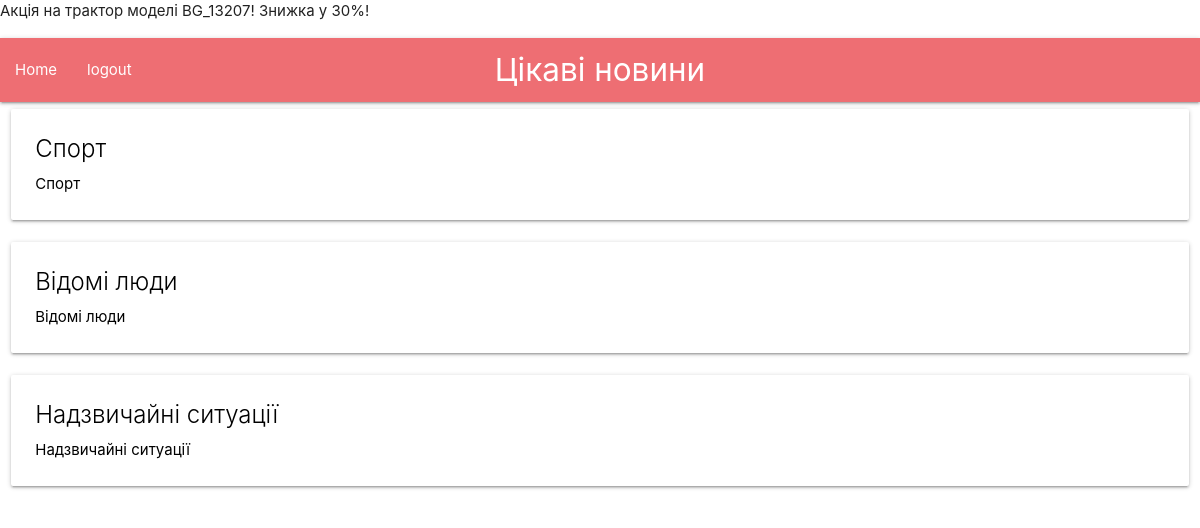
The app's page / (signed in) with its own data.
### main/models.py (models this page shows, shortened)
class Categories(models.Model):
	name = models.CharField(max_length = 50, null=False)
	summury = models.CharField(max_length = 200)
	url_slug = models.CharField(max_length = 30, null=False)

### main/views.py (the view)
# urls.py: path("", views.show_categories, name='home'),
def show_categories(request):
    return render(request, "main/categories.html",{'category': Categories.objects.all})

### main/templates/main/categories.html
{%extends "main/head.html" %}
{% block content %}
<div class="row">
	{%for c in category%}
	<div class="col s12 13">
		<a href="/{{c.url_slug}}"< style="color:#000000" >
		<div class="card hoverable">
			<div class="card-content">
				<div class="card-title">
					{{c.name}}
				</div>
				<p>{{c.summury}}</p>
			</div>
		</div>
	    </a>
	</div>
	{%endfor%}
</div>
{% endblock%}

### records on screen
Categories: name "Спорт", summury "Спорт"
Categories: name "Відомі люди", summury "Відомі люди"
Categories: name "Надзвичайні ситуації", summury "Надзвичайні ситуації"
